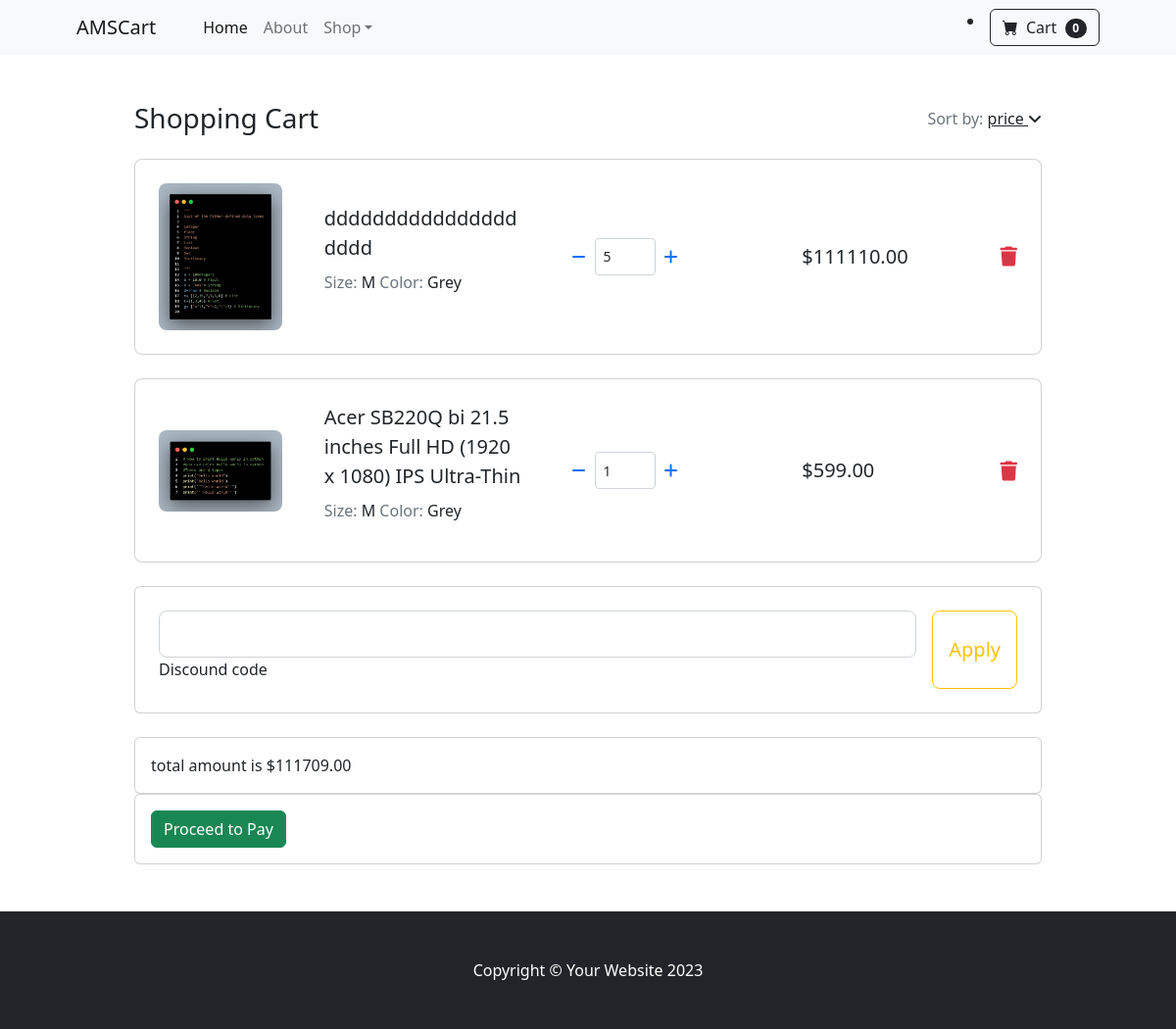
The app's page /cart/ (signed in) with its own data.
### store/models.py (models this page shows, shortened)
class Cart(models.Model):
     product= models.ForeignKey(Products,on_delete=models.CASCADE)
     user= models.ForeignKey(User,on_delete=models.CASCADE)
     noi= models.IntegerField()
     date= models.DateField(auto_now=True)
     def price(self):
          if self.product.sale_price is None:
               return (self.product.price*self.noi)
          return [(self.product.sale_price*self.noi),
               (self.product.price*self.noi)
          ]

class Products(models.Model):
    slug =models.SlugField(max_length=100,default=uuid.uuid4(),db_index=True,editable=False)
    category = models.ForeignKey(Category,on_delete=models.CASCADE)
    title= models.CharField(max_length=300)
    subtitle = models.TextField()
    description= models.TextField()
    image= models.ImageField(upload_to="products",blank=True,null=True)
    price= models.DecimalField(decimal_places=2,max_digits=12)
    sale_price= models.DecimalField(decimal_places=2,max_digits=12,blank=True,null=True)
    stock= models.IntegerField(default=100)
    status= models.CharField(max_length=40,choices=STATUS)
    publish_date= models.DateTimeField(auto_now=True,editable=False)
    update_date = models.DateTimeField(auto_now=True)
    class Meta:
         verbose_name= "Products"

### cart/views.py (the view)
# urls.py: path("",cart),
@login_required
def cart(request):
    if request.user.is_authenticated:
        carts= Cart.objects.filter(user__username=request.user.username)
        total=0
        for i in carts:
            if i.product.sale_price is not None:
                total+=(i.product.sale_price*i.noi)
            else:
                total+=(i.product.price*i.noi)
        context={"carts":carts,
                 "total":total}
        print(total)
        return render(request,"cart/cart.html",context)
    else:
        return redirect("/account/login")

### cart/templates/cart/cart.html (shortened to what this page needs)
{% extends "store/base.html" %}
{% load static %}
{% block  css %}
<link rel="stylesheet" href="https://cdnjs.cloudflare.com/ajax/libs/font-awesome/6.6.0/css/all.min.css" />
{% endblock css %}
{% block content %}
<section class="h-100">
    <div class="container h-100 py-5">
      <div class="row d-flex justify-content-center align-items-center h-100">
        <div class="col-10">
          <div class="d-flex justify-content-between align-items-center mb-4">
            <h3 class="fw-normal mb-0">Shopping Cart</h3>
            <div>
              <p class="mb-0"><span class="text-muted">Sort by:</span> <a href="#!" class="text-body">price <i
                    class="fas fa-angle-down mt-1"></i></a></p>
            </div>
          </div>
  {% if carts is not None %}
  {% for cart in carts %}
          <div class="card rounded-3 mb-4">
            <div class="card-body p-4">
              <div class="row d-flex justify-content-between align-items-center">
                <div class="col-md-2 col-lg-2 col-xl-2">
                  <img
                    src="{{cart.product.image.url}}"
                    class="img-fluid rounded-3" alt="Cotton T-shirt">
                </div>
                <div class="col-md-3 col-lg-3 col-xl-3">
                  <p class="lead fw-normal mb-2">{{cart.product.title}}</p>
                  <p><span class="text-muted">Size: </span>M <span class="text-muted">Color: </span>Grey</p>
                </div>
                <div class="col-md-3 col-lg-3 col-xl-2 d-flex">
                  <button data-mdb-button-init data-mdb-ripple-init class="btn btn-link px-2"
                    onclick="this.parentNode.querySelector('input[type=number]').stepDown(); updatecart({{cart.id}},{{cart.product.id}},'{{user.username}}')">
                    <i class="fas fa-minus"></i>
                  </button>
                  <input id="{{user.username}}{{cart.id}}" min="0" name="quantity" readonly value="{{cart.noi}}" type="number"
                    class="form-control form-control-sm" />
                  <button data-mdb-button-init data-mdb-ripple-init class="btn btn-link px-2"
                    onclick="this.parentNode.querySelector('input[type=number]').stepUp(); updatecart({{cart.id}},{{cart.product.id}},'{{user.username}}')">
                    <i class="fas fa-plus"></i>
                  </button>
                </div>
                <div class="col-md-3 col-lg-2 col-xl-2 offset-lg-1">
                  {% if product.sale_price is not None %}
                    <h5 class="mb-0 text-decoration-line-through">${{cart.price.0}}</h5>
                    {% else %}
                    <h5 class="mb-0" id="p{{cart.id}}">${{cart.price}}</h5>
                    {% endif %}
                </div>
                <div class="col-md-1 col-lg-1 col-xl-1 text-end" onclick="deletecart(this,{{cart.id}})">
                  <a class="text-danger"><i class="fas fa-trash fa-lg"></i></a>
                </div>
              </div>
            </div>
          </div>
    {% endfor %}
{% endif %}
          <div class="card mb-4">
            <div class="card-body p-4 d-flex flex-row">
              <div data-mdb-input-init class="form-outline flex-fill">
                <input type="text" id="form1" class="form-control form-control-lg" />
                <label class="form-label" for="form1">Discound code</label>
              </div>
              <button  type="button" data-mdb-button-init data-mdb-ripple-init class="btn btn-outline-warning btn-lg ms-3">Apply</button>
            </div>
          </div>
          <div class="card">
            <div class="card-body" >
              total amount is $<span id="total-price">{{total}}</span>
            </div>
          </div>
          <div class="card">
            <div class="card-body">
              <a href="/cart/checkout"><button  type="button" data-mdb-button-init data-mdb-ripple-init class="btn btn-success btn-block btn-xlg  fa-beat">Proceed to Pay</button></a>
            </div>
          </div>
        </div>
      </div>
    </div>
  </section>
{% endblock content %}

### records on screen
Cart: product.image (picture), product "dddddddddddddddddddd", quantity "5", price "111110.00"
Cart: product.image (picture), product "Acer SB220Q bi 21.5 inches Full HD (1920 x 1080) IPS Ultra-Thin", quantity "1", price "599.00"

### other values on screen
{{ total }} "111709.00"
